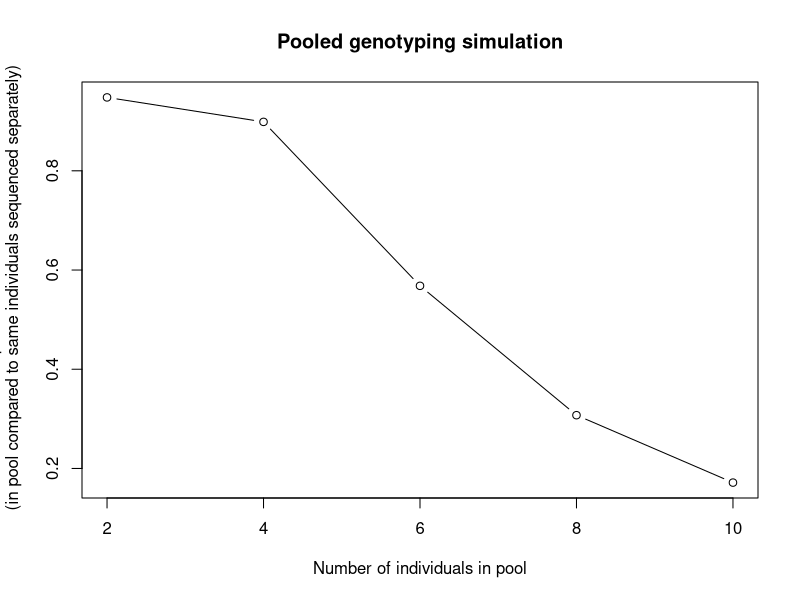
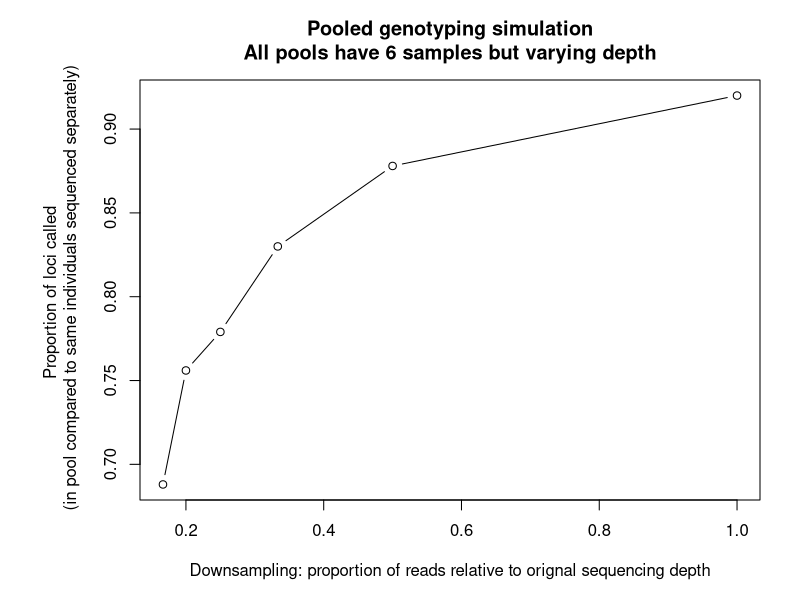
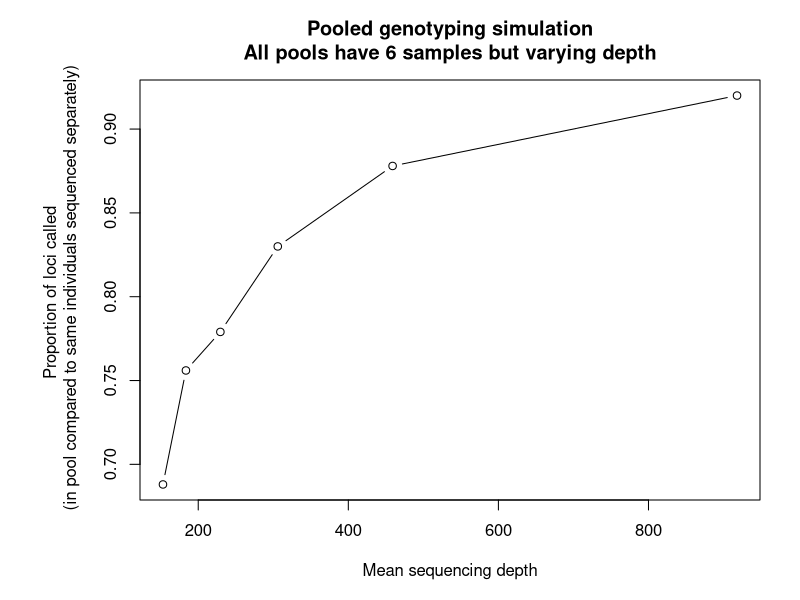

Write R code to recreate these figures, in order. (Note: this script raises an error after producing the figures.)
# Cost estimates
# Assumes minimum submission of 12 samples and ~150X

# Cost of the library prep
lib.prep.cost = 450 
# $350 per 4 Gb of sequencing. 8 Gb standard for 150X
seq.Gb.cost = 350/4 # cost per Gb of sequencing
# cost per average 1X of exome coverage (assuming standard exome is 8Gb and 150X - it's actually 153X)
seq.cov.cost = seq.Gb.cost*8/ 150


pool_recovery <- data.frame(pool.size = c(2,4,6,8,10), 
                            prop.recovered = c(0.947957966, 0.898628636, 0.568131842, 
                                               0.307364446, 0.171492227) )
par(mar=c(5,7,4,2))

pdf("plots/pooled_genotyping_simulation_allCHR.pdf")
plot(pool_recovery, type = 'b', xlab="Number of individuals in pool", 
     ylab="Proportion of loci called \n (in pool compared to same individuals sequenced separately)", 
     main="Pooled genotyping simulation")
dev.off()


#--------------------------------------------------------

# Now downsample the reads, but maintain the same ploidy (6 samples in this case)

pool_recovery <- data.frame(downsampling = c(1,2,3,4,5,6), 
                            percent.recovered = c( 92, 87.8, 83.0, 77.9, 75.6, 68.8) )

pool_recovery$prop.recovered = pool_recovery$percent.recovered/100
pool_recovery$downsampling = 1/pool_recovery$downsampling
pool_recovery <- subset(pool_recovery, select = -c(percent.recovered) )

pdf("plots/pooled_genotyping_simulation_allCHR_varyDepth.pdf")
par(mar=c(5,7,4,2))
plot(pool_recovery, type = 'b', 
     xlab="Downsampling: proportion of reads relative to orignal sequencing depth", 
     ylab="Proportion of loci called \n (in pool compared to same individuals sequenced separately)", 
     main="Pooled genotyping simulation\nAll pools have 6 samples but varying depth")
dev.off()

#--------------------------------------------------------

#Replotted with sequencing depth:
pool_recovery <- data.frame(downsampling = c(1,2,3,4,5,6), 
                            percent.recovered = c( 92, 87.8, 83.0, 77.9, 75.6, 68.8) )

pool_recovery$prop.recovered = pool_recovery$percent.recovered/100
pool_recovery$coverage = 1/pool_recovery$downsampling * 153*6 # Average mean coverage for these samples is 153
pool_recovery <- subset(pool_recovery, select = -c(percent.recovered,downsampling) )

pdf("plots/pooled_genotyping_simulation_allCHR_varyDepth2.pdf")
par(mar=c(5,7,4,2))
plot(x=pool_recovery$coverage, y=pool_recovery$prop.recovered, type = 'b',
     xlab="Mean sequencing depth",
     ylab="Proportion of loci called \n (in pool compared to same individuals sequenced separately)",
     main="Pooled genotyping simulation\nAll pools have 6 samples but varying depth")
dev.off()

#--------------------------------------------------------

#Fit a log curve:

xdata = pool_recovery$coverage
ydata = pool_recovery$prop.recovered

# some starting values
p1 = 0.1
p2 = 0.2

# do the fit
fit = nls(ydata ~ p1 + p2*log(xdata), start=list(p1=p1,p2=p2))

new = data.frame(xdata = seq(min(xdata),max(xdata),len=200))
lines(new$xdata,predict(fit,newdata=new))


#--------------------------------------------------------

pool_recovery <- data.frame(downsampling = c(1,2,3,4,5,6), percent.recovered = c( 92, 87.8, 83.0, 77.9, 75.6, 68.8) )

pool_recovery$prop.recovered = pool_recovery$percent.recovered/100
pool_recovery$coverage = 1/pool_recovery$downsampling * 153*6 # Average mean coverage for these samples is 153
pool_recovery <- subset(pool_recovery, select = -c(percent.recovered,downsampling) )

par(mar=c(5,7,4,2))
plot(x=pool_recovery$coverage, y=pool_recovery$prop.recovered, type = 'p',
     xlab="Mean sequencing depth",
     ylab="Proportion of loci called \n (in pool compared to same individuals sequenced separately)",
     main="Pooled genotyping simulation\nAll pools have 6 samples but varying depth")

curve(2*log(x)+2)

xdata = pool_recovery$coverage
ydata = pool_recovery$prop.recovered

# some starting values
p1 = 0.1
p2 = 0.2

# do the fit
fit = nls(ydata ~ p1 + p2*log(xdata), start=list(p1=p1,p2=p2))

new = data.frame(xdata = seq(min(xdata),max(xdata),len=200))
lines(new$xdata,predict(fit,newdata=new))

pool_recovery <- data.frame(pool.size = c(2,4,6,8,10),
                            prop.recovered = c(0.947957966, 0.898628636, 0.568131842, 0.307364446, 0.171492227) )
par(mar=c(5,7,4,2))
plot(pool_recovery, type = 'p', xlab="Number of individuals in pool",
     ylab="Proportion of loci called \n (in pool compared to same individuals sequenced separately)",
     main="Pooled genotyping simulation")

xdata = pool_recovery$pool.size
ydata = pool_recovery$prop.recovered

# some starting values
p1 = 0.1
p2 = 0.2

# do the fit
fit = nls(ydata ~ p1 + p2*log(xdata), start=list(p1=p1,p2=p2))
fit = nls(ydata ~ p1 + p2*xdata, start=list(p1=p1,p2=p2))

new = data.frame(xdata = seq(min(xdata),max(xdata),len=200))
lines(new$xdata,predict(fit,newdata=new))